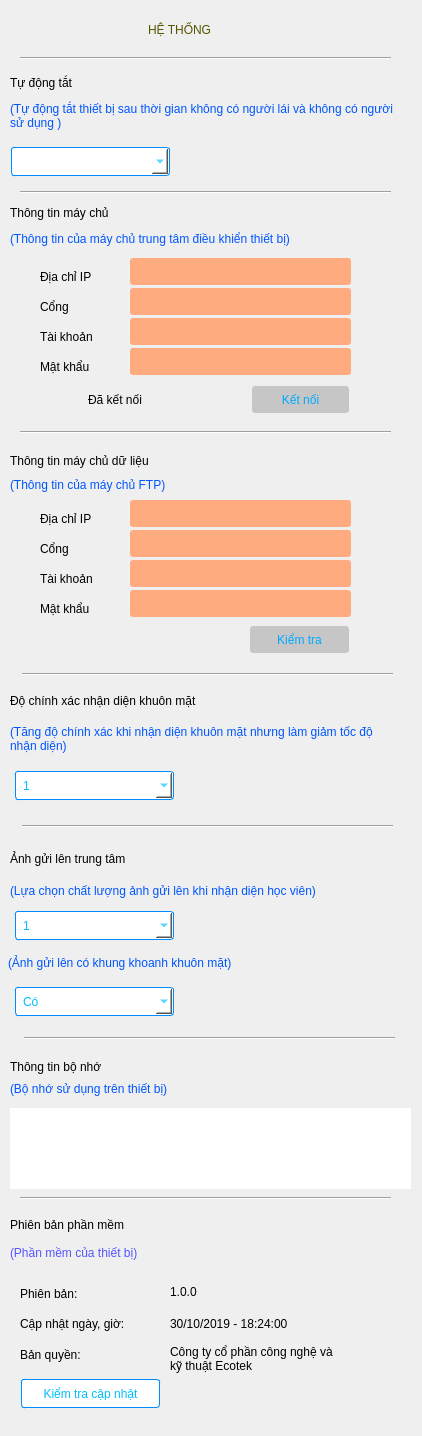
<?xml version="1.0" encoding="UTF-8"?>
<ui version="4.0">
 <class>widget_containSettingContent</class>
 <widget class="QWidget" name="widget_containSettingContent">
  <property name="geometry">
   <rect>
    <x>0</x>
    <y>0</y>
    <width>422</width>
    <height>1436</height>
   </rect>
  </property>
  <property name="windowTitle">
   <string>Form</string>
  </property>
  <widget class="QFrame" name="frame_autoShutdown">
   <property name="geometry">
    <rect>
     <x>0</x>
     <y>62</y>
     <width>421</width>
     <height>123</height>
    </rect>
   </property>
   <property name="styleSheet">
    <string notr="true">border: 0px</string>
   </property>
   <property name="frameShape">
    <enum>QFrame::StyledPanel</enum>
   </property>
   <property name="frameShadow">
    <enum>QFrame::Raised</enum>
   </property>
   <widget class="QLabel" name="label_tuDongTat">
    <property name="geometry">
     <rect>
      <x>10</x>
      <y>10</y>
      <width>391</width>
      <height>21</height>
     </rect>
    </property>
    <property name="mouseTracking">
     <bool>true</bool>
    </property>
    <property name="styleSheet">
     <string notr="true">font: 75 bold 12pt &quot;Ubuntu&quot;;</string>
    </property>
    <property name="text">
     <string>Tự động tắt</string>
    </property>
    <property name="wordWrap">
     <bool>true</bool>
    </property>
   </widget>
   <widget class="QLabel" name="label_ctTuDongTatvv">
    <property name="geometry">
     <rect>
      <x>10</x>
      <y>30</y>
      <width>391</width>
      <height>47</height>
     </rect>
    </property>
    <property name="mouseTracking">
     <bool>true</bool>
    </property>
    <property name="styleSheet">
     <string notr="true">color: rgb(0, 85, 255);
font: 25 10pt &quot;Ubuntu&quot;;</string>
    </property>
    <property name="text">
     <string>(Tự động tắt thiết bị sau thời gian không có người lái và không có người sử dụng )</string>
    </property>
    <property name="wordWrap">
     <bool>true</bool>
    </property>
   </widget>
   <widget class="QComboBox" name="comboBox_chooseTime">
    <property name="geometry">
     <rect>
      <x>10</x>
      <y>84</y>
      <width>161</width>
      <height>31</height>
     </rect>
    </property>
    <property name="styleSheet">
     <string notr="true">margin: 1px; padding: 7px;
background-color: rgb(255, 255, 255);
color: rgba(0,190,255,255);
border-style: solid;
border-radius: 3px;
border-width: 1px;
border-color: rgba(0,140,255,255);</string>
    </property>
   </widget>
  </widget>
  <widget class="QFrame" name="frame_serverInfomation">
   <property name="geometry">
    <rect>
     <x>0</x>
     <y>198</y>
     <width>421</width>
     <height>225</height>
    </rect>
   </property>
   <property name="styleSheet">
    <string notr="true">border: 0px</string>
   </property>
   <property name="frameShape">
    <enum>QFrame::StyledPanel</enum>
   </property>
   <property name="frameShadow">
    <enum>QFrame::Raised</enum>
   </property>
   <widget class="QLabel" name="label_ctThongTinCuavv">
    <property name="geometry">
     <rect>
      <x>10</x>
      <y>30</y>
      <width>391</width>
      <height>21</height>
     </rect>
    </property>
    <property name="styleSheet">
     <string notr="true">color: rgb(0, 85, 255);
font: 25 10pt &quot;Ubuntu&quot;;</string>
    </property>
    <property name="text">
     <string>(Thông tin của máy chủ trung tâm điều khiển thiết bị) </string>
    </property>
    <property name="wordWrap">
     <bool>true</bool>
    </property>
   </widget>
   <widget class="QLabel" name="label_diaChi">
    <property name="geometry">
     <rect>
      <x>40</x>
      <y>70</y>
      <width>81</width>
      <height>17</height>
     </rect>
    </property>
    <property name="text">
     <string>Địa chỉ IP</string>
    </property>
   </widget>
   <widget class="QLineEdit" name="lineEdit_forInputIP">
    <property name="geometry">
     <rect>
      <x>130</x>
      <y>60</y>
      <width>221</width>
      <height>27</height>
     </rect>
    </property>
    <property name="styleSheet">
     <string notr="true">background-color: rgb(255, 170, 127);
color: rgb(255, 0, 0);
border-radius:3px</string>
    </property>
   </widget>
   <widget class="QLabel" name="label_cong">
    <property name="geometry">
     <rect>
      <x>40</x>
      <y>100</y>
      <width>81</width>
      <height>17</height>
     </rect>
    </property>
    <property name="text">
     <string>Cổng</string>
    </property>
   </widget>
   <widget class="QLineEdit" name="lineEdit_forInputPort">
    <property name="geometry">
     <rect>
      <x>130</x>
      <y>90</y>
      <width>221</width>
      <height>27</height>
     </rect>
    </property>
    <property name="styleSheet">
     <string notr="true">background-color: rgb(255, 170, 127);
color: rgb(255, 0, 0);
border-radius:3px</string>
    </property>
   </widget>
   <widget class="QLineEdit" name="lineEdit_forInputAccount">
    <property name="geometry">
     <rect>
      <x>130</x>
      <y>120</y>
      <width>221</width>
      <height>27</height>
     </rect>
    </property>
    <property name="styleSheet">
     <string notr="true">background-color: rgb(255, 170, 127);
color: rgb(255, 0, 0);
border-radius:3px</string>
    </property>
   </widget>
   <widget class="QLabel" name="label_taiKhoan">
    <property name="geometry">
     <rect>
      <x>40</x>
      <y>130</y>
      <width>81</width>
      <height>17</height>
     </rect>
    </property>
    <property name="text">
     <string>Tài khoản</string>
    </property>
   </widget>
   <widget class="QLineEdit" name="lineEdit_forInputPassword">
    <property name="geometry">
     <rect>
      <x>130</x>
      <y>150</y>
      <width>221</width>
      <height>27</height>
     </rect>
    </property>
    <property name="styleSheet">
     <string notr="true">background-color: rgb(255, 170, 127);
color: rgb(255, 0, 0);
border-radius:3px</string>
    </property>
   </widget>
   <widget class="QLabel" name="label_matKhau">
    <property name="geometry">
     <rect>
      <x>40</x>
      <y>160</y>
      <width>81</width>
      <height>17</height>
     </rect>
    </property>
    <property name="text">
     <string>Mật khẩu</string>
    </property>
   </widget>
   <widget class="QLabel" name="label_diaChi_2">
    <property name="geometry">
     <rect>
      <x>10</x>
      <y>6</y>
      <width>141</width>
      <height>17</height>
     </rect>
    </property>
    <property name="styleSheet">
     <string notr="true">font: 75 bold 12pt &quot;Ubuntu&quot;;</string>
    </property>
    <property name="text">
     <string>Thông tin máy chủ</string>
    </property>
   </widget>
   <widget class="QLabel" name="label_iconCheckServerIP">
    <property name="geometry">
     <rect>
      <x>368</x>
      <y>62</y>
      <width>23</width>
      <height>29</height>
     </rect>
    </property>
    <property name="text">
     <string/>
    </property>
    <property name="pixmap">
     <pixmap>../../icon/iconCheckFail.png</pixmap>
    </property>
   </widget>
   <widget class="QLabel" name="label_iconCheckServerPort">
    <property name="geometry">
     <rect>
      <x>368</x>
      <y>90</y>
      <width>25</width>
      <height>25</height>
     </rect>
    </property>
    <property name="text">
     <string/>
    </property>
    <property name="pixmap">
     <pixmap>../../icon/iconCheckFail.png</pixmap>
    </property>
   </widget>
   <widget class="QLabel" name="label_iconCheckServerAccount">
    <property name="geometry">
     <rect>
      <x>368</x>
      <y>122</y>
      <width>25</width>
      <height>25</height>
     </rect>
    </property>
    <property name="text">
     <string/>
    </property>
    <property name="pixmap">
     <pixmap>../../icon/iconCheckFail.png</pixmap>
    </property>
   </widget>
   <widget class="QLabel" name="label_iconCheckServerPassword">
    <property name="geometry">
     <rect>
      <x>368</x>
      <y>152</y>
      <width>25</width>
      <height>25</height>
     </rect>
    </property>
    <property name="text">
     <string/>
    </property>
    <property name="pixmap">
     <pixmap>../../icon/iconCheckFail.png</pixmap>
    </property>
   </widget>
   <widget class="QPushButton" name="pushButton_connectNewServer">
    <property name="geometry">
     <rect>
      <x>252</x>
      <y>188</y>
      <width>97</width>
      <height>27</height>
     </rect>
    </property>
    <property name="styleSheet">
     <string notr="true">background-color: rgb(198, 198, 198);
border-radius:3px;
color: rgb(0, 170, 255);</string>
    </property>
    <property name="text">
     <string>Kết nối</string>
    </property>
    <property name="icon">
     <iconset>
      <normaloff>../../../Downloads/iconConnect.png</normaloff>../../../Downloads/iconConnect.png</iconset>
    </property>
   </widget>
   <widget class="QLabel" name="label_showSocketConnectStatus">
    <property name="geometry">
     <rect>
      <x>88</x>
      <y>188</y>
      <width>149</width>
      <height>27</height>
     </rect>
    </property>
    <property name="text">
     <string>Đã kết nối</string>
    </property>
   </widget>
   <widget class="QLabel" name="label_iconSocketStatus">
    <property name="geometry">
     <rect>
      <x>40</x>
      <y>188</y>
      <width>33</width>
      <height>27</height>
     </rect>
    </property>
    <property name="text">
     <string/>
    </property>
   </widget>
  </widget>
  <widget class="QFrame" name="frame_containFTPserverInfomation">
   <property name="geometry">
    <rect>
     <x>0</x>
     <y>440</y>
     <width>421</width>
     <height>231</height>
    </rect>
   </property>
   <property name="styleSheet">
    <string notr="true">border: 0px</string>
   </property>
   <property name="frameShape">
    <enum>QFrame::StyledPanel</enum>
   </property>
   <property name="frameShadow">
    <enum>QFrame::Raised</enum>
   </property>
   <widget class="QLabel" name="label_thongTinMayChuDuLieu">
    <property name="geometry">
     <rect>
      <x>10</x>
      <y>10</y>
      <width>391</width>
      <height>21</height>
     </rect>
    </property>
    <property name="mouseTracking">
     <bool>true</bool>
    </property>
    <property name="styleSheet">
     <string notr="true">font: 75 bold 12pt &quot;Ubuntu&quot;;</string>
    </property>
    <property name="text">
     <string>Thông tin máy chủ dữ liệu</string>
    </property>
    <property name="wordWrap">
     <bool>true</bool>
    </property>
   </widget>
   <widget class="QLabel" name="label_ctThongTinMayvv">
    <property name="geometry">
     <rect>
      <x>10</x>
      <y>34</y>
      <width>391</width>
      <height>21</height>
     </rect>
    </property>
    <property name="mouseTracking">
     <bool>true</bool>
    </property>
    <property name="styleSheet">
     <string notr="true">color: rgb(0, 85, 255);
font: 25 10pt &quot;Ubuntu&quot;;</string>
    </property>
    <property name="text">
     <string>(Thông tin của máy chủ FTP) </string>
    </property>
    <property name="wordWrap">
     <bool>true</bool>
    </property>
   </widget>
   <widget class="QLabel" name="label_diaChiIPFTP">
    <property name="geometry">
     <rect>
      <x>40</x>
      <y>70</y>
      <width>81</width>
      <height>17</height>
     </rect>
    </property>
    <property name="text">
     <string>Địa chỉ IP</string>
    </property>
   </widget>
   <widget class="QLineEdit" name="lineEdit_forInputFTPIP">
    <property name="geometry">
     <rect>
      <x>130</x>
      <y>60</y>
      <width>221</width>
      <height>27</height>
     </rect>
    </property>
    <property name="styleSheet">
     <string notr="true">background-color: rgb(255, 170, 127);
color: rgb(255, 0, 0);
border-radius:3px</string>
    </property>
   </widget>
   <widget class="QLabel" name="label_congFTP">
    <property name="geometry">
     <rect>
      <x>40</x>
      <y>100</y>
      <width>81</width>
      <height>17</height>
     </rect>
    </property>
    <property name="text">
     <string>Cổng</string>
    </property>
   </widget>
   <widget class="QLineEdit" name="lineEdit_forInputFTPport">
    <property name="geometry">
     <rect>
      <x>130</x>
      <y>90</y>
      <width>221</width>
      <height>27</height>
     </rect>
    </property>
    <property name="styleSheet">
     <string notr="true">background-color: rgb(255, 170, 127);
color: rgb(255, 0, 0);
border-radius:3px</string>
    </property>
    <property name="text">
     <string/>
    </property>
   </widget>
   <widget class="QLineEdit" name="lineEdit_forInputFTPaccount">
    <property name="geometry">
     <rect>
      <x>130</x>
      <y>120</y>
      <width>221</width>
      <height>27</height>
     </rect>
    </property>
    <property name="styleSheet">
     <string notr="true">background-color: rgb(255, 170, 127);
color: rgb(255, 0, 0);
border-radius:3px</string>
    </property>
   </widget>
   <widget class="QLabel" name="label_taiKhoanFTP">
    <property name="geometry">
     <rect>
      <x>40</x>
      <y>130</y>
      <width>81</width>
      <height>17</height>
     </rect>
    </property>
    <property name="text">
     <string>Tài khoản</string>
    </property>
   </widget>
   <widget class="QLineEdit" name="lineEdit_forInputFPTpassword">
    <property name="geometry">
     <rect>
      <x>130</x>
      <y>150</y>
      <width>221</width>
      <height>27</height>
     </rect>
    </property>
    <property name="styleSheet">
     <string notr="true">background-color: rgb(255, 170, 127);
color: rgb(255, 0, 0);
border-radius:3px</string>
    </property>
   </widget>
   <widget class="QLabel" name="label_matKhauFTP">
    <property name="geometry">
     <rect>
      <x>40</x>
      <y>160</y>
      <width>81</width>
      <height>17</height>
     </rect>
    </property>
    <property name="text">
     <string>Mật khẩu</string>
    </property>
   </widget>
   <widget class="QLabel" name="label_iconCheckFTPip">
    <property name="geometry">
     <rect>
      <x>366</x>
      <y>62</y>
      <width>25</width>
      <height>25</height>
     </rect>
    </property>
    <property name="text">
     <string/>
    </property>
    <property name="pixmap">
     <pixmap>../../icon/iconCheckFail.png</pixmap>
    </property>
   </widget>
   <widget class="QLabel" name="label_iconCheckFTPaccount">
    <property name="geometry">
     <rect>
      <x>366</x>
      <y>122</y>
      <width>23</width>
      <height>25</height>
     </rect>
    </property>
    <property name="text">
     <string/>
    </property>
    <property name="pixmap">
     <pixmap>../../icon/iconCheckFail.png</pixmap>
    </property>
   </widget>
   <widget class="QLabel" name="label_iconCheckFTPpassword">
    <property name="geometry">
     <rect>
      <x>366</x>
      <y>152</y>
      <width>23</width>
      <height>25</height>
     </rect>
    </property>
    <property name="text">
     <string/>
    </property>
    <property name="pixmap">
     <pixmap>../../icon/iconCheckFail.png</pixmap>
    </property>
   </widget>
   <widget class="QLabel" name="label_iconCheckFTPport">
    <property name="geometry">
     <rect>
      <x>366</x>
      <y>90</y>
      <width>25</width>
      <height>25</height>
     </rect>
    </property>
    <property name="text">
     <string/>
    </property>
    <property name="pixmap">
     <pixmap>../../icon/iconCheckFail.png</pixmap>
    </property>
   </widget>
   <widget class="QPushButton" name="pushButton_connectNewFTP">
    <property name="geometry">
     <rect>
      <x>250</x>
      <y>186</y>
      <width>99</width>
      <height>27</height>
     </rect>
    </property>
    <property name="styleSheet">
     <string notr="true">background-color: rgb(198, 198, 198);
border-radius:3px;
color: rgb(0, 170, 255);</string>
    </property>
    <property name="text">
     <string>Kiểm tra</string>
    </property>
    <property name="icon">
     <iconset>
      <normaloff>../../../Downloads/iconConnect.png</normaloff>../../../Downloads/iconConnect.png</iconset>
    </property>
   </widget>
   <widget class="QLabel" name="label_showFTPconnectStatus">
    <property name="geometry">
     <rect>
      <x>68</x>
      <y>184</y>
      <width>163</width>
      <height>39</height>
     </rect>
    </property>
    <property name="text">
     <string/>
    </property>
   </widget>
   <widget class="QLabel" name="label_forShowIconFTPstatus">
    <property name="geometry">
     <rect>
      <x>28</x>
      <y>192</y>
      <width>33</width>
      <height>27</height>
     </rect>
    </property>
    <property name="text">
     <string/>
    </property>
   </widget>
  </widget>
  <widget class="QFrame" name="frame_containMemoryInfomation">
   <property name="geometry">
    <rect>
     <x>0</x>
     <y>1044</y>
     <width>421</width>
     <height>149</height>
    </rect>
   </property>
   <property name="styleSheet">
    <string notr="true">border: 0px</string>
   </property>
   <property name="frameShape">
    <enum>QFrame::StyledPanel</enum>
   </property>
   <property name="frameShadow">
    <enum>QFrame::Raised</enum>
   </property>
   <widget class="QLabel" name="label_thongTinBoNho">
    <property name="geometry">
     <rect>
      <x>10</x>
      <y>12</y>
      <width>391</width>
      <height>21</height>
     </rect>
    </property>
    <property name="mouseTracking">
     <bool>true</bool>
    </property>
    <property name="styleSheet">
     <string notr="true">font: 75 bold 12pt &quot;Ubuntu&quot;;</string>
    </property>
    <property name="text">
     <string>Thông tin bộ nhớ</string>
    </property>
    <property name="wordWrap">
     <bool>true</bool>
    </property>
   </widget>
   <widget class="QLabel" name="label_ctBoNhoSuvv">
    <property name="geometry">
     <rect>
      <x>10</x>
      <y>34</y>
      <width>391</width>
      <height>21</height>
     </rect>
    </property>
    <property name="mouseTracking">
     <bool>true</bool>
    </property>
    <property name="styleSheet">
     <string notr="true">color: rgb(0, 85, 255);
font: 25 10pt &quot;Ubuntu&quot;;</string>
    </property>
    <property name="text">
     <string>(Bộ nhớ sử dụng trên thiết bị)</string>
    </property>
    <property name="wordWrap">
     <bool>true</bool>
    </property>
   </widget>
   <widget class="QTableView" name="tableView_forShowMemoryInformation">
    <property name="geometry">
     <rect>
      <x>10</x>
      <y>64</y>
      <width>401</width>
      <height>81</height>
     </rect>
    </property>
   </widget>
  </widget>
  <widget class="QFrame" name="frame_containFirmwareInformation">
   <property name="geometry">
    <rect>
     <x>0</x>
     <y>1202</y>
     <width>421</width>
     <height>211</height>
    </rect>
   </property>
   <property name="styleSheet">
    <string notr="true">border: 0px</string>
   </property>
   <property name="frameShape">
    <enum>QFrame::StyledPanel</enum>
   </property>
   <property name="frameShadow">
    <enum>QFrame::Raised</enum>
   </property>
   <widget class="QLabel" name="label_phienBanPhanMem">
    <property name="geometry">
     <rect>
      <x>10</x>
      <y>12</y>
      <width>391</width>
      <height>21</height>
     </rect>
    </property>
    <property name="mouseTracking">
     <bool>true</bool>
    </property>
    <property name="styleSheet">
     <string notr="true">font: 75 bold 12pt &quot;Ubuntu&quot;;</string>
    </property>
    <property name="text">
     <string>Phiên bản phần mềm</string>
    </property>
    <property name="wordWrap">
     <bool>true</bool>
    </property>
   </widget>
   <widget class="QLabel" name="label_ctPHanMemTrenvv">
    <property name="geometry">
     <rect>
      <x>10</x>
      <y>38</y>
      <width>391</width>
      <height>25</height>
     </rect>
    </property>
    <property name="mouseTracking">
     <bool>true</bool>
    </property>
    <property name="styleSheet">
     <string notr="true">color: rgb(85, 85, 255);</string>
    </property>
    <property name="text">
     <string>(Phần mềm của thiết bị)</string>
    </property>
    <property name="wordWrap">
     <bool>true</bool>
    </property>
   </widget>
   <widget class="QPushButton" name="pushButton_checkUpdate">
    <property name="geometry">
     <rect>
      <x>20</x>
      <y>176</y>
      <width>141</width>
      <height>31</height>
     </rect>
    </property>
    <property name="styleSheet">
     <string notr="true">margin: 1px; padding: 7px;
background-color: rgb(255, 255, 255);
color: rgba(0,190,255,255);
border-style: solid;
border-radius: 3px;
border-width: 1px;
border-color: rgba(0,140,255,255);
</string>
    </property>
    <property name="text">
     <string>Kiểm tra cập nhật</string>
    </property>
   </widget>
   <widget class="QWidget" name="layoutWidget">
    <property name="geometry">
     <rect>
      <x>20</x>
      <y>82</y>
      <width>134</width>
      <height>80</height>
     </rect>
    </property>
    <layout class="QVBoxLayout" name="verticalLayout">
     <property name="spacing">
      <number>12</number>
     </property>
     <item>
      <widget class="QLabel" name="label_phienBan">
       <property name="text">
        <string>Phiên bản:</string>
       </property>
      </widget>
     </item>
     <item>
      <widget class="QLabel" name="label_ngayGioCapNhat">
       <property name="text">
        <string>Cập nhật ngày, giờ:</string>
       </property>
      </widget>
     </item>
     <item>
      <widget class="QLabel" name="label_banQuyen">
       <property name="text">
        <string>Bản quyền:</string>
       </property>
      </widget>
     </item>
    </layout>
   </widget>
   <widget class="QWidget" name="layoutWidget">
    <property name="geometry">
     <rect>
      <x>170</x>
      <y>80</y>
      <width>171</width>
      <height>91</height>
     </rect>
    </property>
    <layout class="QVBoxLayout" name="verticalLayout_2">
     <property name="spacing">
      <number>12</number>
     </property>
     <item>
      <widget class="QLabel" name="label_forShowFirmwareVersion">
       <property name="text">
        <string>1.0.0</string>
       </property>
      </widget>
     </item>
     <item>
      <widget class="QLabel" name="label_forShowUpdateTime">
       <property name="text">
        <string>30/10/2019 - 18:24:00</string>
       </property>
      </widget>
     </item>
     <item>
      <widget class="QLabel" name="label_forShowCopyright">
       <property name="text">
        <string>Công ty cổ phần công nghệ và kỹ thuật Ecotek</string>
       </property>
       <property name="wordWrap">
        <bool>true</bool>
       </property>
      </widget>
     </item>
    </layout>
   </widget>
  </widget>
  <widget class="Line" name="line_3">
   <property name="geometry">
    <rect>
     <x>20</x>
     <y>50</y>
     <width>371</width>
     <height>16</height>
    </rect>
   </property>
   <property name="orientation">
    <enum>Qt::Horizontal</enum>
   </property>
  </widget>
  <widget class="Line" name="line_4">
   <property name="geometry">
    <rect>
     <x>20</x>
     <y>184</y>
     <width>371</width>
     <height>16</height>
    </rect>
   </property>
   <property name="orientation">
    <enum>Qt::Horizontal</enum>
   </property>
  </widget>
  <widget class="Line" name="line_5">
   <property name="geometry">
    <rect>
     <x>20</x>
     <y>424</y>
     <width>371</width>
     <height>16</height>
    </rect>
   </property>
   <property name="orientation">
    <enum>Qt::Horizontal</enum>
   </property>
  </widget>
  <widget class="Line" name="line_7">
   <property name="geometry">
    <rect>
     <x>22</x>
     <y>666</y>
     <width>371</width>
     <height>16</height>
    </rect>
   </property>
   <property name="orientation">
    <enum>Qt::Horizontal</enum>
   </property>
  </widget>
  <widget class="Line" name="line_8">
   <property name="geometry">
    <rect>
     <x>20</x>
     <y>1190</y>
     <width>371</width>
     <height>16</height>
    </rect>
   </property>
   <property name="orientation">
    <enum>Qt::Horizontal</enum>
   </property>
  </widget>
  <widget class="QLabel" name="label">
   <property name="geometry">
    <rect>
     <x>148</x>
     <y>10</y>
     <width>189</width>
     <height>39</height>
    </rect>
   </property>
   <property name="mouseTracking">
    <bool>true</bool>
   </property>
   <property name="styleSheet">
    <string notr="true">font: 75 bold 18pt &quot;Ubuntu&quot;;
color: rgb(85, 85, 0);</string>
   </property>
   <property name="text">
    <string>HỆ THỐNG</string>
   </property>
  </widget>
  <widget class="QFrame" name="frame_containFaceRecognitionPoint">
   <property name="geometry">
    <rect>
     <x>0</x>
     <y>680</y>
     <width>421</width>
     <height>131</height>
    </rect>
   </property>
   <property name="styleSheet">
    <string notr="true">border: 0px</string>
   </property>
   <property name="frameShape">
    <enum>QFrame::StyledPanel</enum>
   </property>
   <property name="frameShadow">
    <enum>QFrame::Raised</enum>
   </property>
   <widget class="QLabel" name="label_doChinhXacNhanDienvv">
    <property name="geometry">
     <rect>
      <x>10</x>
      <y>8</y>
      <width>393</width>
      <height>25</height>
     </rect>
    </property>
    <property name="mouseTracking">
     <bool>true</bool>
    </property>
    <property name="styleSheet">
     <string notr="true">font: 75 bold 12pt &quot;Ubuntu&quot;;</string>
    </property>
    <property name="text">
     <string>Độ chính xác nhận diện khuôn mặt</string>
    </property>
    <property name="wordWrap">
     <bool>true</bool>
    </property>
   </widget>
   <widget class="QLabel" name="label_ctTangDoChinhXacvv">
    <property name="geometry">
     <rect>
      <x>10</x>
      <y>38</y>
      <width>391</width>
      <height>41</height>
     </rect>
    </property>
    <property name="mouseTracking">
     <bool>true</bool>
    </property>
    <property name="styleSheet">
     <string notr="true">color: rgb(0, 85, 255);
font: 25 10pt &quot;Ubuntu&quot;;</string>
    </property>
    <property name="text">
     <string>(Tăng độ chính xác khi nhận diện khuôn mặt nhưng làm giảm tốc độ nhận diện)</string>
    </property>
    <property name="wordWrap">
     <bool>true</bool>
    </property>
   </widget>
   <widget class="QComboBox" name="comboBox_forChooseFRPoint">
    <property name="geometry">
     <rect>
      <x>14</x>
      <y>90</y>
      <width>161</width>
      <height>31</height>
     </rect>
    </property>
    <property name="styleSheet">
     <string notr="true">margin: 1px; padding: 7px;
background-color: rgb(255, 255, 255);
color: rgba(0,190,255,255);
border-style: solid;
border-radius: 3px;
border-width: 1px;
border-color: rgba(0,140,255,255);</string>
    </property>
    <item>
     <property name="text">
      <string>1</string>
     </property>
    </item>
    <item>
     <property name="text">
      <string>2</string>
     </property>
    </item>
    <item>
     <property name="text">
      <string>3</string>
     </property>
    </item>
    <item>
     <property name="text">
      <string>4</string>
     </property>
    </item>
    <item>
     <property name="text">
      <string>5</string>
     </property>
    </item>
    <item>
     <property name="text">
      <string>6</string>
     </property>
    </item>
   </widget>
  </widget>
  <widget class="QFrame" name="frame_imageQuality">
   <property name="geometry">
    <rect>
     <x>0</x>
     <y>838</y>
     <width>421</width>
     <height>195</height>
    </rect>
   </property>
   <property name="styleSheet">
    <string notr="true">border: 0px</string>
   </property>
   <property name="frameShape">
    <enum>QFrame::StyledPanel</enum>
   </property>
   <property name="frameShadow">
    <enum>QFrame::Raised</enum>
   </property>
   <widget class="QLabel" name="label_anhTaiLenTrungTam">
    <property name="geometry">
     <rect>
      <x>10</x>
      <y>8</y>
      <width>393</width>
      <height>25</height>
     </rect>
    </property>
    <property name="mouseTracking">
     <bool>true</bool>
    </property>
    <property name="styleSheet">
     <string notr="true">font: 75 bold 12pt &quot;Ubuntu&quot;;</string>
    </property>
    <property name="text">
     <string>Ảnh gửi lên trung tâm</string>
    </property>
    <property name="wordWrap">
     <bool>true</bool>
    </property>
   </widget>
   <widget class="QLabel" name="label_ctLuaChonChatLuongvv">
    <property name="geometry">
     <rect>
      <x>10</x>
      <y>32</y>
      <width>391</width>
      <height>41</height>
     </rect>
    </property>
    <property name="mouseTracking">
     <bool>true</bool>
    </property>
    <property name="styleSheet">
     <string notr="true">color: rgb(0, 85, 255);
font: 25 10pt &quot;Ubuntu&quot;;</string>
    </property>
    <property name="text">
     <string>(Lựa chọn chất lượng ảnh gửi lên khi nhận diện học viên)</string>
    </property>
    <property name="wordWrap">
     <bool>true</bool>
    </property>
   </widget>
   <widget class="QComboBox" name="comboBox_forChooserImageQuality">
    <property name="geometry">
     <rect>
      <x>14</x>
      <y>72</y>
      <width>161</width>
      <height>31</height>
     </rect>
    </property>
    <property name="styleSheet">
     <string notr="true">margin: 1px; padding: 7px;
background-color: rgb(255, 255, 255);
color: rgba(0,190,255,255);
border-style: solid;
border-radius: 3px;
border-width: 1px;
border-color: rgba(0,140,255,255);</string>
    </property>
    <item>
     <property name="text">
      <string>1</string>
     </property>
    </item>
    <item>
     <property name="text">
      <string>2</string>
     </property>
    </item>
    <item>
     <property name="text">
      <string>3</string>
     </property>
    </item>
    <item>
     <property name="text">
      <string>4</string>
     </property>
    </item>
    <item>
     <property name="text">
      <string>5</string>
     </property>
    </item>
    <item>
     <property name="text">
      <string>6</string>
     </property>
    </item>
   </widget>
   <widget class="QComboBox" name="comboBox_forChooseFaceMark">
    <property name="geometry">
     <rect>
      <x>14</x>
      <y>148</y>
      <width>161</width>
      <height>31</height>
     </rect>
    </property>
    <property name="styleSheet">
     <string notr="true">margin: 1px; padding: 7px;
background-color: rgb(255, 255, 255);
color: rgba(0,190,255,255);
border-style: solid;
border-radius: 3px;
border-width: 1px;
border-color: rgba(0,140,255,255);</string>
    </property>
    <item>
     <property name="text">
      <string>Có</string>
     </property>
    </item>
    <item>
     <property name="text">
      <string>Không</string>
     </property>
    </item>
   </widget>
   <widget class="QLabel" name="label_coKhoanhKhuonMat">
    <property name="geometry">
     <rect>
      <x>8</x>
      <y>104</y>
      <width>391</width>
      <height>41</height>
     </rect>
    </property>
    <property name="mouseTracking">
     <bool>true</bool>
    </property>
    <property name="styleSheet">
     <string notr="true">color: rgb(0, 85, 255);
font: 25 10pt &quot;Ubuntu&quot;;</string>
    </property>
    <property name="text">
     <string>(Ảnh gửi lên có khung khoanh khuôn mặt)</string>
    </property>
    <property name="wordWrap">
     <bool>true</bool>
    </property>
   </widget>
  </widget>
  <widget class="Line" name="line_9">
   <property name="geometry">
    <rect>
     <x>22</x>
     <y>818</y>
     <width>371</width>
     <height>16</height>
    </rect>
   </property>
   <property name="orientation">
    <enum>Qt::Horizontal</enum>
   </property>
  </widget>
  <widget class="Line" name="line_10">
   <property name="geometry">
    <rect>
     <x>24</x>
     <y>1030</y>
     <width>371</width>
     <height>16</height>
    </rect>
   </property>
   <property name="orientation">
    <enum>Qt::Horizontal</enum>
   </property>
  </widget>
  <zorder>frame_autoShutdown</zorder>
  <zorder>frame_serverInfomation</zorder>
  <zorder>frame_containFTPserverInfomation</zorder>
  <zorder>frame_containMemoryInfomation</zorder>
  <zorder>frame_containFirmwareInformation</zorder>
  <zorder>line_8</zorder>
  <zorder>line_3</zorder>
  <zorder>line_4</zorder>
  <zorder>line_5</zorder>
  <zorder>line_7</zorder>
  <zorder>label</zorder>
  <zorder>frame_containFaceRecognitionPoint</zorder>
  <zorder>frame_imageQuality</zorder>
  <zorder>line_9</zorder>
  <zorder>line_10</zorder>
 </widget>
 <tabstops>
  <tabstop>lineEdit_forInputPassword</tabstop>
  <tabstop>lineEdit_forInputFTPIP</tabstop>
  <tabstop>lineEdit_forInputFTPport</tabstop>
  <tabstop>lineEdit_forInputAccount</tabstop>
  <tabstop>lineEdit_forInputIP</tabstop>
  <tabstop>lineEdit_forInputPort</tabstop>
  <tabstop>lineEdit_forInputFTPaccount</tabstop>
  <tabstop>lineEdit_forInputFPTpassword</tabstop>
  <tabstop>tableView_forShowMemoryInformation</tabstop>
  <tabstop>comboBox_chooseTime</tabstop>
 </tabstops>
 <resources/>
 <connections/>
</ui>
